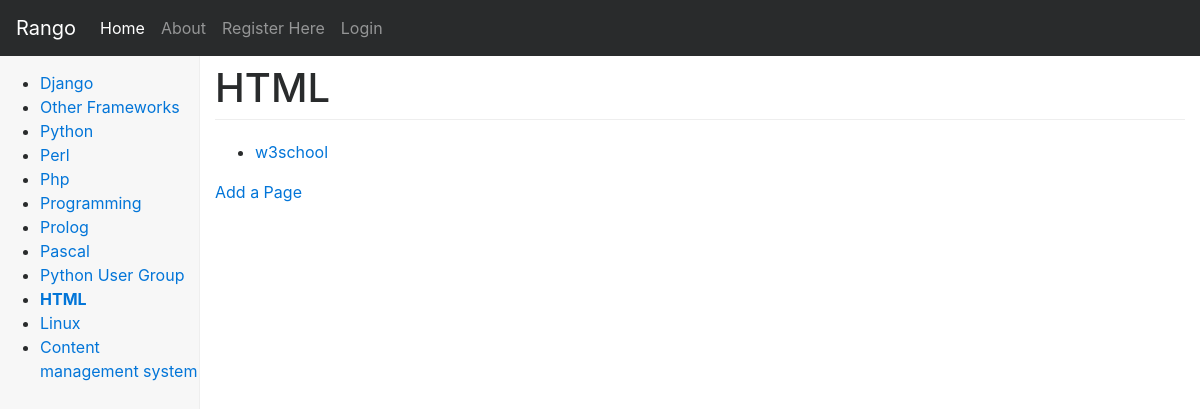
The app's page /rango/category/html/, older data.
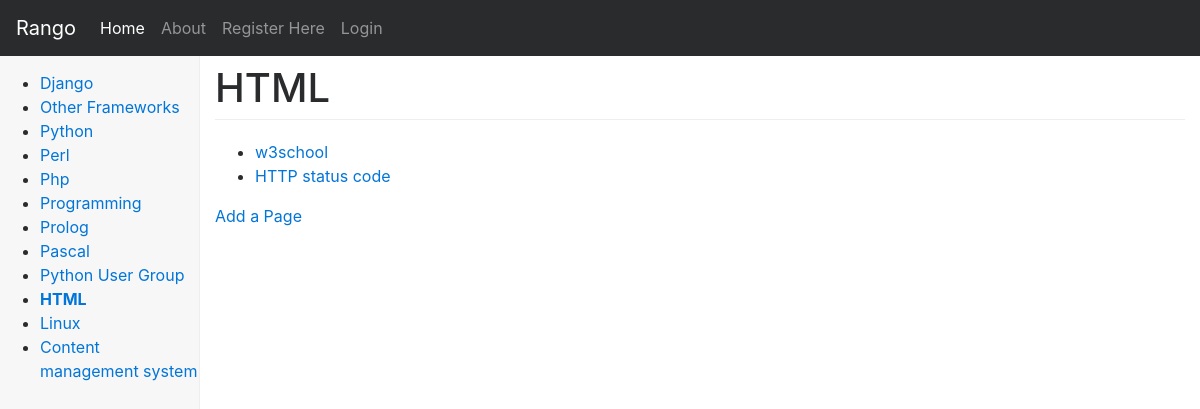
The same page, newer data.
### rango/models.py (models this page shows, shortened)
class Category(models.Model):
    name = models.CharField(max_length=MAX_LENGTH_128, unique=True)
    views = models.PositiveIntegerField(default=0)
    likes = models.PositiveIntegerField(default=0)
    slug = models.SlugField(unique=True)  # blank=True
    class Meta:
        verbose_name_plural = "Categories"

class Page(models.Model):
    category = models.ForeignKey(Category)
    title = models.CharField(max_length=MAX_LENGTH_128)
    url = models.URLField(max_length=MAX_LENGTH_200)
    views = models.PositiveIntegerField(default=0)

### rango/views.py (the view)
def show_category(request, category_name_slug):
    context_dict = {}
    try:
        category = Category.objects.get(slug=category_name_slug)
        pages = Page.objects.filter(category=category)
        context_dict['pages'] = pages
        context_dict['category'] = category
    except Category.DoesNotExist:
        context_dict['category'] = None
        context_dict['pages'] = None
    return render(request, 'rango/category.html', context_dict)

### rango/templatetags/rango_template_tags.py (called while the page is built)
@register.inclusion_tag('rango/cats.html')
def get_category_list(cat=None):
    return {'cats': Category.objects.all(),
            'act_cat': cat}

### templates/rango/category.html (shortened to what this page needs)
{% extends 'rango/base.html' %}
{% load staticfiles %}
{% block body_block %}
    {% if category %}
        <h1>{{ category.name }}</h1>
        {% if pages %}
            <ul>
                {% for page in pages %}
                    <li><a href="{{ page.url }}">{{ page.title }}</a></li>
                {% endfor %}
            </ul>
        {% else %}
            <strong>No pages currently in category.</strong>
        {% endif %}
        <a href="{% url 'rango:add_page' category.slug %}">Add a Page</a>
    {% else %}
        The specified category does not exist!
    {% endif %}
{% endblock %}

### templates/rango/cats.html
<ul>
    {% if cats %}
        {% for c in cats %}
            {% if c == act_cat %}
                <li>
                    <strong>
                        <a href="{% url 'rango:show_category' c.slug %}">{{ c.name }}</a>
                    </strong>
                </li>
            {% else %}
                <li>
                    <a href="{% url 'rango:show_category' c.slug %}">{{ c.name }}</a>
                </li>
            {% endif %}
        {% endfor %}
    {% else %}
        <li><strong>There are no categories present.</strong></li>
    {% endif %}
</ul>

Row changes from the older to the newer data that the page shows:
added Page: title "HTTP status code"
